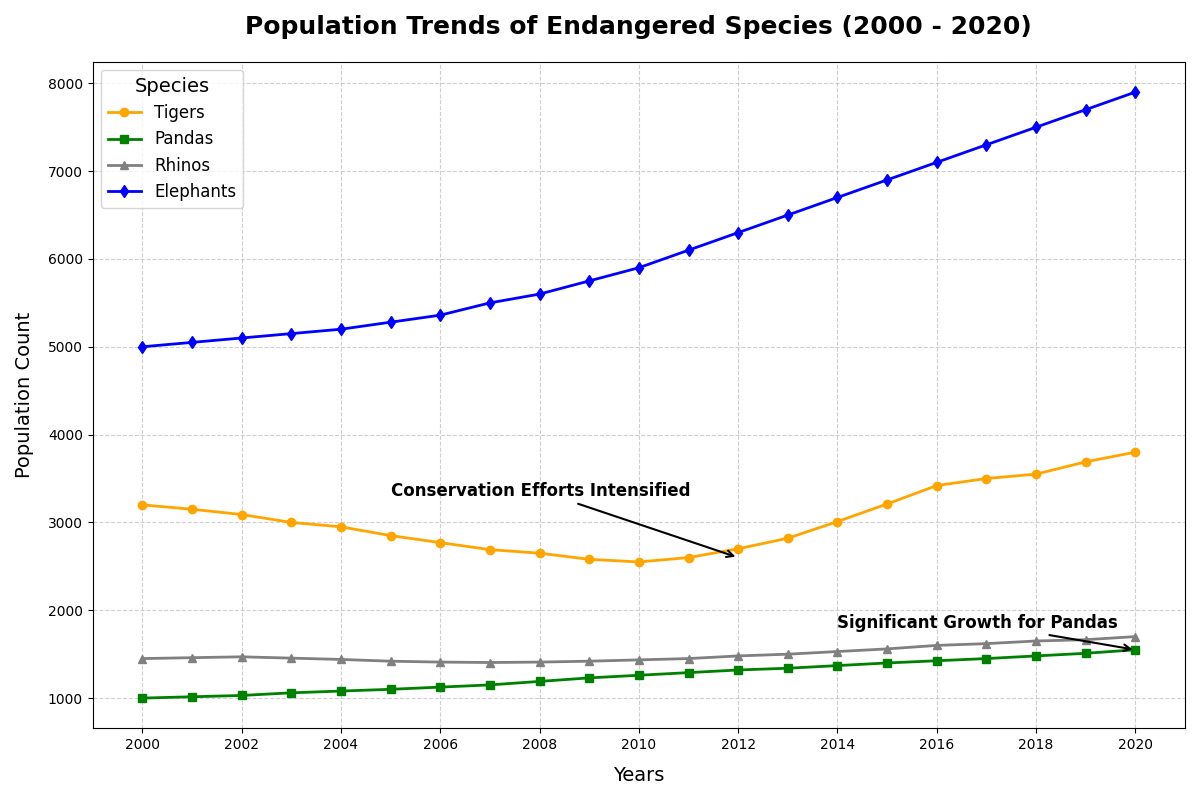

Reproduce this figure in Python.
import matplotlib.pyplot as plt
import numpy as np

# Years from 2000 to 2020
years = np.arange(2000, 2021)

# Population data for Tigers, Pandas, Rhinos, and Elephants over 21 years
tiger_population = np.array([3200, 3150, 3090, 3000, 2950, 2850, 2770, 2690, 2650, 2580, 2550, 2600, 2700, 2820, 3010, 
                             3210, 3420, 3500, 3550, 3690, 3800])
panda_population = np.array([1000, 1015, 1030, 1060, 1080, 1100, 1125, 1150, 1190, 1230, 1260, 1290, 1320, 1340, 1370, 
                             1400, 1425, 1450, 1480, 1510, 1550])
rhino_population = np.array([1450, 1460, 1470, 1455, 1440, 1420, 1410, 1405, 1410, 1420, 1435, 1450, 1480, 1500, 1530, 
                             1560, 1600, 1620, 1650, 1665, 1700])
elephant_population = np.array([5000, 5050, 5100, 5150, 5200, 5280, 5360, 5500, 5600, 5750, 5900, 6100, 6300, 6500, 6700, 
                                6900, 7100, 7300, 7500, 7700, 7900])

# Create the plot
fig, ax = plt.subplots(figsize=(12, 8))

# Plot the data with specific styles
ax.plot(years, tiger_population, marker='o', linestyle='-', color='orange', linewidth=2, markersize=6, label='Tigers')
ax.plot(years, panda_population, marker='s', linestyle='-', color='green', linewidth=2, markersize=6, label='Pandas')
ax.plot(years, rhino_population, marker='^', linestyle='-', color='gray', linewidth=2, markersize=6, label='Rhinos')
ax.plot(years, elephant_population, marker='d', linestyle='-', color='blue', linewidth=2, markersize=6, label='Elephants')

# Adding titles and labels with custom positioning
ax.set_title("Population Trends of Endangered Species (2000 - 2020)", fontsize=18, weight='bold', pad=20)
ax.set_xlabel("Years", fontsize=14, labelpad=10)
ax.set_ylabel("Population Count", fontsize=14, labelpad=10)

# Customize ticks and grid
ax.set_xticks(np.arange(2000, 2021, 2))
ax.set_yticks(np.arange(1000, 8100, 1000))
ax.grid(True, linestyle='--', alpha=0.6)

# Annotating points of significant changes with an arrow and text
ax.annotate("Conservation Efforts Intensified", 
            xy=(2012, 2600), xytext=(2005, 3300),
            arrowprops=dict(facecolor='black', arrowstyle='->', lw=1.5),
            fontsize=12, fontweight='bold', color='black')

ax.annotate("Significant Growth for Pandas", 
            xy=(2020, 1550), xytext=(2014, 1800),
            arrowprops=dict(facecolor='black', arrowstyle='->', lw=1.5),
            fontsize=12, fontweight='bold', color='black')

# Adding a legend
ax.legend(title="Species", fontsize=12, title_fontsize=14, loc='upper left')

# Display the plot
plt.tight_layout()
plt.show()
